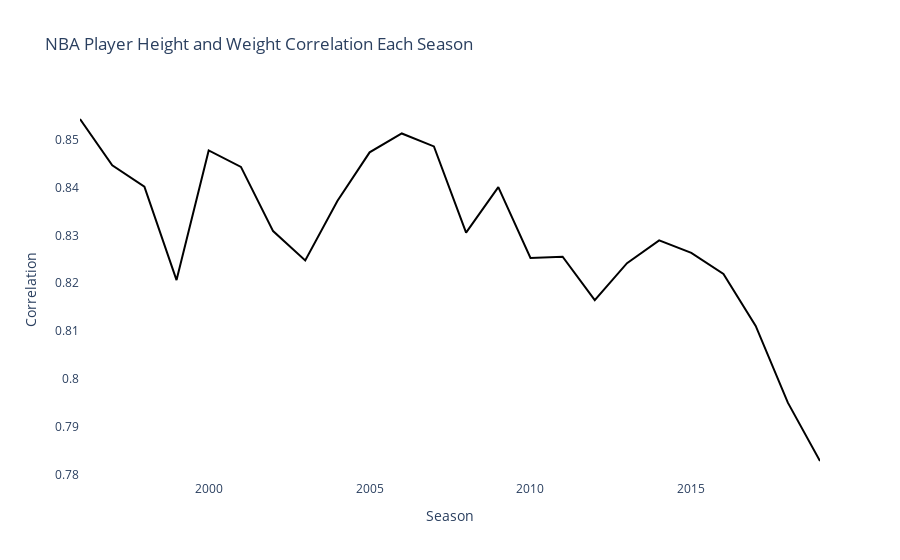

The notebook cell saved with this chart:
### Markdown cell above
This is an early indicator of the changing body types of NBA players.  Now let's see 
    the correlation results per season, so it will be more visible to understand whether
    it is increasing or decreasing. As as wee can see from the below graph phisical 
    attributes(height and weight) and body types are changing over time. And after 2015
    it seems that it tends to decrease.

### Code cell
corr_over_seasons = all_seasons.groupby('season')[['player_weight','player_height']].corr().unstack().iloc[:,1]

figure = go.Figure()
figure.add_trace(go.Scatter(x=corr_over_seasons.index, 
                         y=corr_over_seasons.values,
                         mode='lines',
                         name='lines',
                         line=dict(color='#000000')
                        ))

figure.update_layout(
    title='NBA Player Height and Weight Correlation Each Season',
    xaxis_title='Season',
    yaxis_title='Correlation',
    plot_bgcolor='rgba(0,0,0,0)'
)

figure.show()

### Figure 1 — Plotly figure (JSON) as saved in the notebook; plotly's stock layout.template omitted (floating-point values rounded to 4 significant figures)
{"data": [{"line": {"color": "#000000"}, "mode": "lines", "name": "lines", "x": ["1996-01-01T00:00:00", "1997-01-01T00:00:00", "1998-01-01T00:00:00", "1999-01-01T00:00:00", "2000-01-01T00:00:00", "2001-01-01T00:00:00", "2002-01-01T00:00:00", "2003-01-01T00:00:00", "2004-01-01T00:00:00", "2005-01-01T00:00:00", "2006-01-01T00:00:00", "2007-01-01T00:00:00", "2008-01-01T00:00:00", "2009-01-01T00:00:00", "2010-01-01T00:00:00", "2011-01-01T00:00:00", "2012-01-01T00:00:00", "2013-01-01T00:00:00", "2014-01-01T00:00:00", "2015-01-01T00:00:00", "2016-01-01T00:00:00", "2017-01-01T00:00:00", "2018-01-01T00:00:00", "2019-01-01T00:00:00"], "y": [0.8544, 0.8447, 0.8402, 0.8207, 0.8478, 0.8444, 0.8309, 0.8248, 0.8372, 0.8474, 0.8514, 0.8487, 0.8306, 0.8401, 0.8253, 0.8256, 0.8165, 0.8242, 0.829, 0.8264, 0.822, 0.8111, 0.795, 0.7828], "type": "scatter"}], "layout": {"title": {"text": "NBA Player Height and Weight Correlation Each Season"}, "xaxis": {"title": {"text": "Season"}}, "yaxis": {"title": {"text": "Correlation"}}, "plot_bgcolor": "rgba(0,0,0,0)"}}
